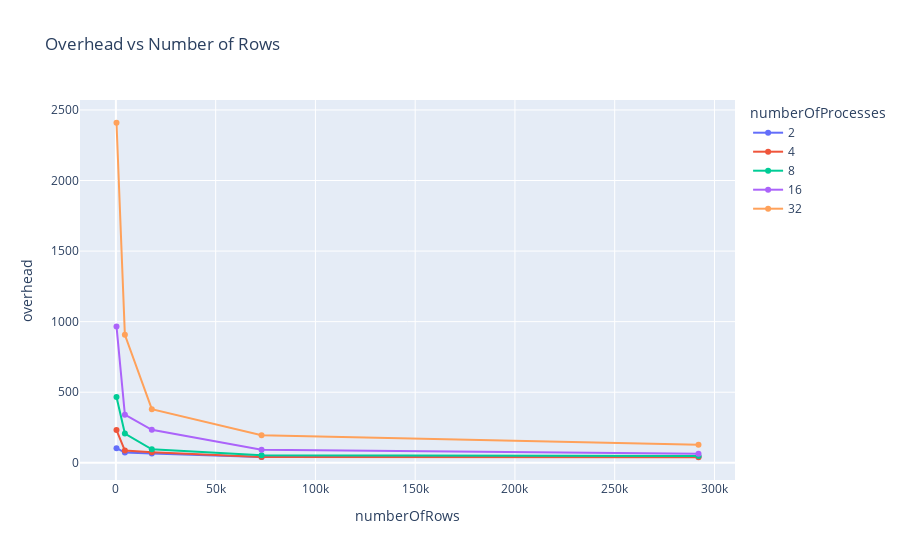

Notebook cell for this chart:
### Code cell
if is_notebook():
    fig = px.line(df_perf, x='numberOfRows', y='overhead', color='numberOfProcesses', markers=True, title='Overhead vs Number of Rows')
    fig.show()

### Figure 1 — Plotly figure (JSON) as saved in the notebook; plotly's stock layout.template omitted (floating-point values rounded to 4 significant figures)
{"data": [{"hovertemplate": "numberOfProcesses=2<br>numberOfRows=%{x}<br>overhead=%{y}<extra></extra>", "legendgroup": "2", "line": {"color": "#636efa", "dash": "solid"}, "marker": {"symbol": "circle"}, "mode": "lines+markers", "name": "2", "orientation": "v", "showlegend": true, "type": "scatter", "x": [300, 4500, 18000, 73000, 292000], "xaxis": "x", "y": [103.3, 72.45, 65.4, 40.39, 42.27], "yaxis": "y"}, {"hovertemplate": "numberOfProcesses=4<br>numberOfRows=%{x}<br>overhead=%{y}<extra></extra>", "legendgroup": "4", "line": {"color": "#EF553B", "dash": "solid"}, "marker": {"symbol": "circle"}, "mode": "lines+markers", "name": "4", "orientation": "v", "showlegend": true, "type": "scatter", "x": [300, 4500, 18000, 73000, 292000], "xaxis": "x", "y": [231.7, 86.87, 75.0, 40.5, 39.26], "yaxis": "y"}, {"hovertemplate": "numberOfProcesses=8<br>numberOfRows=%{x}<br>overhead=%{y}<extra></extra>", "legendgroup": "8", "line": {"color": "#00cc96", "dash": "solid"}, "marker": {"symbol": "circle"}, "mode": "lines+markers", "name": "8", "orientation": "v", "showlegend": true, "type": "scatter", "x": [300, 4500, 18000, 73000, 292000], "xaxis": "x", "y": [466.0, 207.0, 95.74, 54.27, 47.77], "yaxis": "y"}, {"hovertemplate": "numberOfProcesses=16<br>numberOfRows=%{x}<br>overhead=%{y}<extra></extra>", "legendgroup": "16", "line": {"color": "#ab63fa", "dash": "solid"}, "marker": {"symbol": "circle"}, "mode": "lines+markers", "name": "16", "orientation": "v", "showlegend": true, "type": "scatter", "x": [300, 4500, 18000, 73000, 292000], "xaxis": "x", "y": [966.3, 341.2, 233.5, 93.28, 63.99], "yaxis": "y"}, {"hovertemplate": "numberOfProcesses=32<br>numberOfRows=%{x}<br>overhead=%{y}<extra></extra>", "legendgroup": "32", "line": {"color": "#FFA15A", "dash": "solid"}, "marker": {"symbol": "circle"}, "mode": "lines+markers", "name": "32", "orientation": "v", "showlegend": true, "type": "scatter", "x": [300, 4500, 18000, 73000, 292000], "xaxis": "x", "y": [2409.0, 906.5, 379.6, 194.6, 127.8], "yaxis": "y"}], "layout": {"legend": {"title": {"text": "numberOfProcesses"}, "tracegroupgap": 0}, "title": {"text": "Overhead vs Number of Rows"}, "xaxis": {"anchor": "y", "domain": [0, 1], "title": {"text": "numberOfRows"}}, "yaxis": {"anchor": "x", "domain": [0, 1], "title": {"text": "overhead"}}}}
